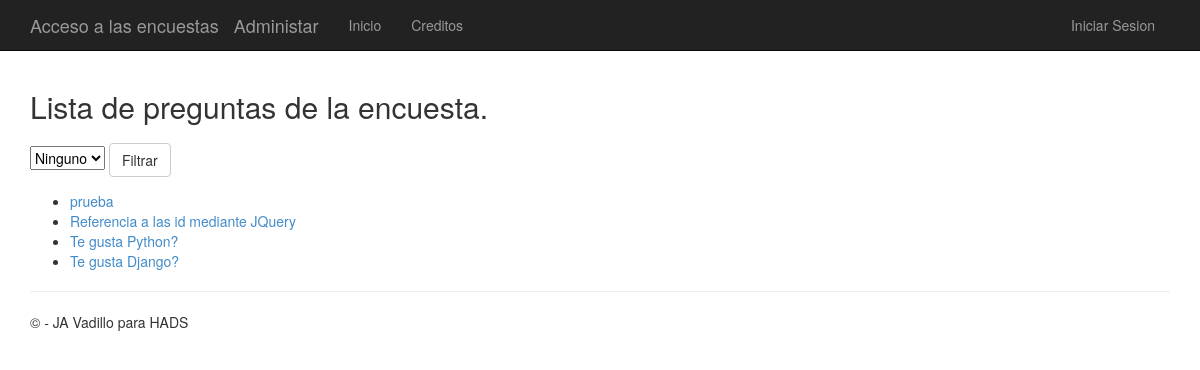
Screenshot of /polls/ with the database file from the repository.
### app/models.py (models this page shows)
class Question(models.Model):
    question_text = models.CharField(max_length=200)
    pub_date = models.DateTimeField('date published')
    tema = models.CharField(max_length=200)

### app/views.py (the view)
# urls.py: url(r'^polls/', app.views.index, name='index'),
def index(request):
    try :
        tema=request.POST['tema']
    except:
        tema='none'
    latest_question_list = Question.objects.order_by('-pub_date')
    temas = Question.objects.values_list('tema',flat=True).distinct()
    template = loader.get_template('polls/index.html')
    context = {'title':'Lista de preguntas de la encuesta', 'latest_question_list': latest_question_list,'temas':temas,'tema_elegido':tema}
    return render(request, 'polls/index.html', context)

### app/templates/polls/index.html (shortened to what this page needs)
﻿{% extends "app/layout.html" %}
{% block content %}
<h2>{{ title }}.</h2>
{% if latest_question_list %}
    <form method="POST" class="post-form" >{% csrf_token %}
            <select name="tema">
                    <option value="none">Ninguno</option>
            </select>
            <button type="submit" class="save btn btn-default">Filtrar</button>
    </form>
    <ul>
    {% for question in latest_question_list %}
        {% if tema_elegido == "none" or tema_elegido == question.tema %}
            <li><a href="{% url 'detail' question.id %}">{{ question.question_text }}</a></li>
        {% endif %}
    {% endfor %}
    </ul>
{% else %}
    <p>No polls are available.</p>
{% endif %}
{% endblock %}

### app/static/app/content/site.css (style rules this page uses)
body { padding-top: 50px; padding-bottom: 20px; }
input, select, textarea { max-width: 280px; }

### rows the page displays
Question: question_text "prueba"
Question: question_text "Referencia a las id mediante JQuery"
Question: question_text "Te gusta Python?"
Question: question_text "Te gusta Django?"

### other values shown
{{ title }} "Lista de preguntas de la encuesta"
